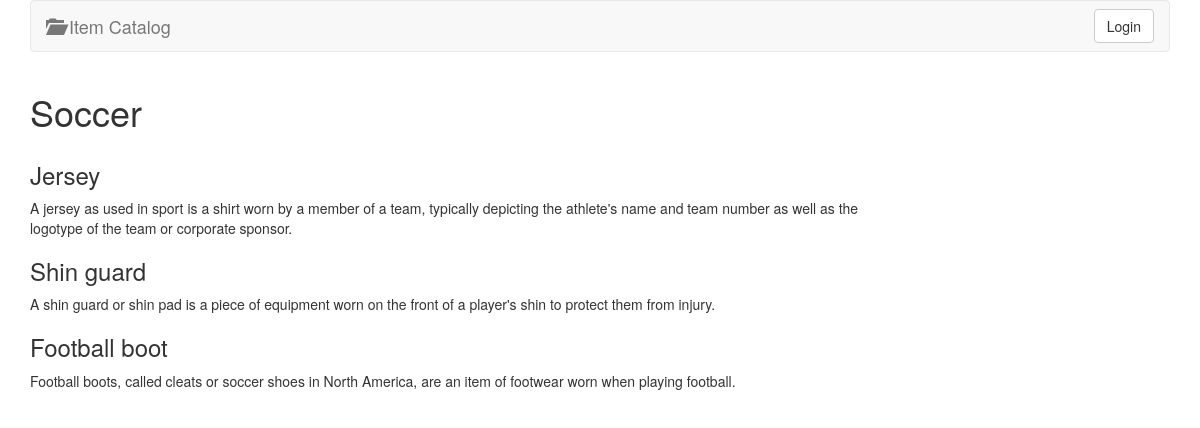
Page /catalog/2/items/ on the committed database.
### models.py (models this page shows, shortened)
class Category(Base):
    __tablename__ = 'category'
    id = Column(Integer, primary_key=True)
    name = Column(String(250), nullable=False)
    user_id = Column(Integer, ForeignKey('user.id'))
    user = relationship(User)
    items = relationship("CategoryItem")

class CategoryItem(Base):
    __tablename__ = 'category_item'
    name = Column(String(80), nullable=False)
    id = Column(Integer, primary_key=True)
    description = Column(String(250))
    category_id = Column(Integer, ForeignKey('category.id'))
    category = relationship(Category)
    user_id = Column(Integer, ForeignKey('user.id'))
    user = relationship(User)

### app.py (the view)
@app.route('/catalog/<int:category_id>/')
@app.route('/catalog/<int:category_id>/items/')
def showCategory(category_id):
    category = session.query(Category).filter_by(id=category_id).one()
    creator = getUserInfo(category.user_id)
    items = session.query(CategoryItem).filter_by(
        category_id=category_id).all()
    if request_wants_json():
        return jsonify(Item=[x.serialize for x in items])
    else:
        return render_template('category.html', items=items,
                               category=category, creator=creator)

### app.py (called while the page is built)
def getUserInfo(user_id):
    user = session.query(User).filter_by(id=user_id).one()
    return user

def request_wants_json():
    best = request.accept_mimetypes \
        .best_match(['application/json', 'text/html'])
    return best == 'application/json' and \
        request.accept_mimetypes[best] > \
        request.accept_mimetypes['text/html']

### templates/category.html (shortened to what this page needs)
{% extends "layout.html" %}
{% block content %}
	<div class="row banner menu">
		<div class="col-md-11 padding-none">
			<h1>{{ category.name }}</h1>
			{% if items !=[] %}
				<div class="row">
					<div class="col-md-10">
						{% for i in items %}
							<div>
								<h3>{{i.name}}</h3>
								<p>{{i.description}}</p>
							</div>
						{% endfor %}
					</div>
					<div class="col-md-1"></div>
				</div>
			{% endif %}
		</div>
	</div>
{% endblock %}

### rows in the picture
Category: name "Soccer"
CategoryItem: name "Jersey", description "A jersey as used in sport is a shirt worn by a member of a team, typically depicting the athlete's name and team number as well as the logotype of the team or corporate sponsor."
CategoryItem: name "Shin guard", description "A shin guard or shin pad is a piece of equipment worn on the front of a player's shin to protect them from injury."
CategoryItem: name "Football boot", description "Football boots, called cleats or soccer shoes in North America, are an item of footwear worn when playing football."
